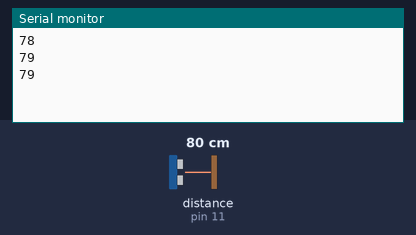
A sketch run on a simulated Arduino Uno, built with avr-gcc and run on an emulated ATmega328P. On the bench: the last lines printed to the serial monitor. Wiring (inferred from the names in the program): ultrasonic range finder: trigger pin 10; echo pin 11. Inputs (shaded band) come from the test bench; at power-on: distance to the obstacle (sensor on pin 11) 80 cm. The echo pulse lasts 58.3 µs per cm.

Above: at 1.3 s.
1.4 s: distance to the obstacle (sensor on pin 11) set to 2 cm
At 1.9 s:
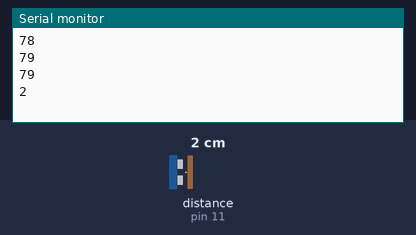
2.9 s: distance to the obstacle (sensor on pin 11) set to 4 cm
At 3.4 s:
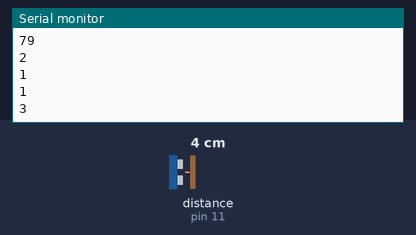
Timing chart, 0 to 5.9 s (numbered marks = the images above; inputs shaded):
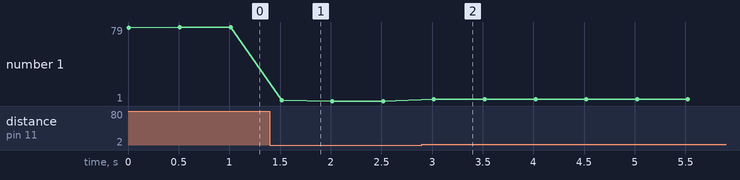

Measured:
- after the input at 1.4 s, the serial monitor: prints a new line after 0.12 s (image 1)
- after the input at 2.9 s, the serial monitor: prints a new line after 0.12 s (image 2)
- plotted number 1: 79 → 1 after the input at 1.4 s, 1 → 3 after the input at 2.9 s

The sketch:

radar_script_prueba.ino
```cpp
const int trigPin = 10;
const int echoPin = 11;
long duracion;
int distancia;
void setup()
{
  pinMode(trigPin, OUTPUT);
  pinMode(echoPin, INPUT);
  Serial.begin(9600);
}
void loop()
{
  digitalWrite(trigPin, LOW);
  delayMicroseconds(2);
  digitalWrite(trigPin, HIGH);
  delayMicroseconds(10);
  digitalWrite(trigPin, LOW);
  duracion = pulseIn(echoPin, HIGH);
  distancia = (duracion * 0.034) / 2;
  Serial.println(distancia);
  delay(500);
}
```
